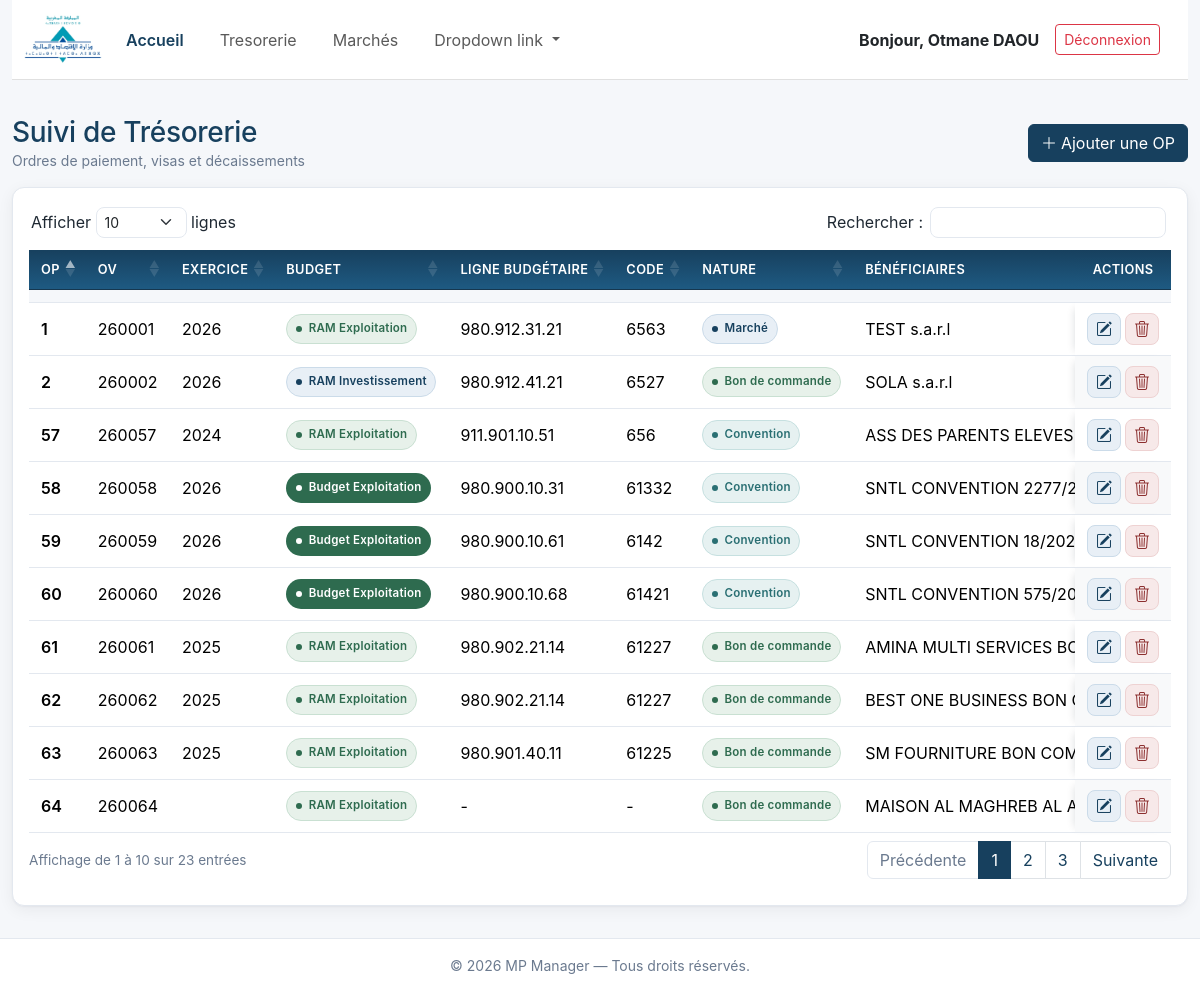
The app's page /TR/tresorerie (signed in), older data.
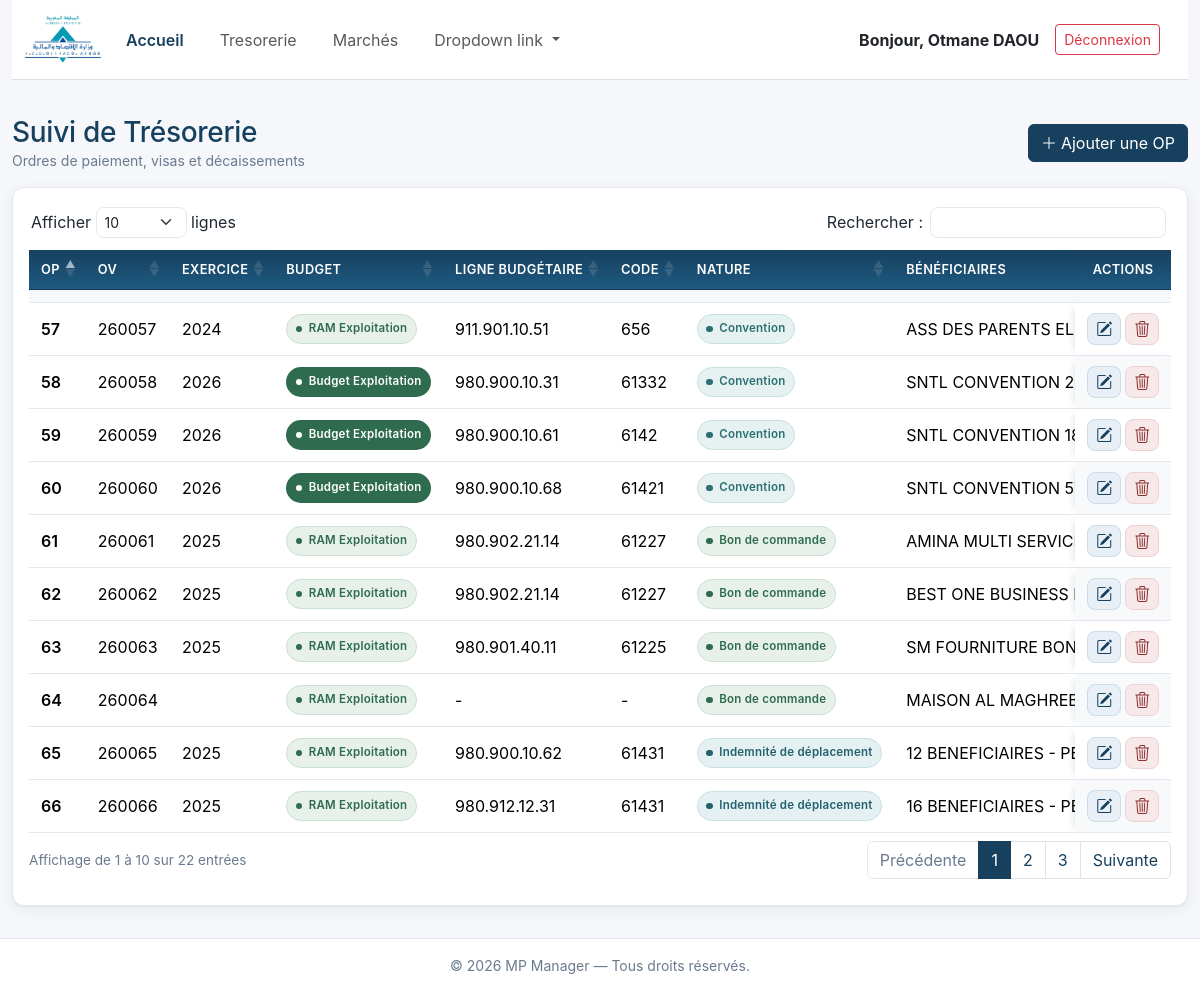
The same page, newer data.
### tresorerie/models.py (models this page shows, shortened)
class Tresorerie(models.Model):
    class TypeBudget(models.TextChoices):
        RAM_EXP = "RAM EXP", "RAM Exploitation"
        RAM_INV = "RAM INV", "RAM Investissement"
        BUDGET_EXP = "BUDGET EXP", "Budget Exploitation"
        BUDGET_INV = "BUDGET INV", "Budget Investissement"
    class Nature(models.TextChoices):
        MARCHE = "MARCHE", "Marché"
        HRS_SUPP = "HEURES_SUPP", "Heures supplémentaires"
        BN_CMD = "BON COMMANDE", "Bon de commande"
        CNV = "CONVENTION", "Convention"
        FR_AUTO = "FRAIS AUTORISATION", "Frais autorisations"
        INSER = "INSERSTION", "Insertion"
        IND_DPL = "INDEMNITE DEPLACEMENT", "Indemnité de déplacement"
    op = models.PositiveIntegerField(verbose_name="Numéro d'OP")
    ov = models.CharField(
        max_length=30,
        blank=True,
        null=True,
        verbose_name="Numéro d'OV",
        help_text="Renseigné l'ordre de virement.",
    )
    exercice = models.PositiveSmallIntegerField(verbose_name="Exercice d'origine")
    budget = models.CharField(
        max_length=10, choices=TypeBudget.choices, verbose_name="RAM ou Budget"
    )
    ligne_budgetaire = models.CharField(
        max_length=50,
        verbose_name="Ligne budgétaire",
        help_text="Exemple : 980.912.32.31",
    )
    code = models.PositiveIntegerField(
        verbose_name="Code CGNC",
        help_text=(
            "Code du plan comptable CGNC. À vérifier : envisager une ForeignKey vers "
            "votre modèle de plan comptable (app accounting) plutôt qu'un entier brut, "
            "pour garantir la cohérence avec votre plan comptable."
        ),
    )
    nature = models.CharField(
        max_length=50, choices=Nature.choices, verbose_name="Nature"
    )
    marche = models.ForeignKey(
        "marche.FicheMarche",
        on_delete=models.PROTECT,
        null=True,
        blank=True,
        verbose_name="Numéro de marché",
    )
    reference_document = models.CharField(
        max_length=100,
        null=True,
        blank=True,
        verbose_name="Référence",
        help_text="N° Bons de commande, n°Conventions, etc. (hors Marchés, heures supp, indemnités).",
    )
    beneficiaires = models.CharField(max_length=255, verbose_name="Bénéficiaires")
    montant = models.DecimalField(
        max_digits=14, decimal_places=2, verbose_name="Montant de décompte"
    )
    date_rejet = models.DateField(null=True, blank=True, verbose_name="Date de rejet")
    num_rejet = models.PositiveIntegerField(
        null=True, blank=True, verbose_name="Numéro de rejet"
    )
    date_visa = models.DateField(null=True, blank=True, verbose_name="Date de visa")
    date_decaissement = models.DateField(
        null=True,
        blank=True,
        verbose_name="Date de décaissement",
        help_text="Décaissement sur compte TGR.",
    )
    created_at = models.DateTimeField(auto_now_add=True)
    updated_at = models.DateTimeField(auto_now=True)
    class Meta:
        verbose_name = "Trésorerie"
        verbose_name_plural = "Trésorerie"
        ordering = ["-exercice", "-op"]
        constraints = [
            models.UniqueConstraint(
                fields=["op", "exercice"], name="unique_op_exercice"
            ),
        ]
        indexes = [
            models.Index(fields=["exercice", "op"]),
            models.Index(fields=["ligne_budgetaire"]),
        ]

### tresorerie/views.py (the view)
class TresorerieListView(ListView):
    model = Tresorerie
    template_name = "tr_tableau/tresorerie_table.html"
    context_object_name = "tresorerie_list"

### tresorerie/templatetags/ui_extras.py (called while the page is built)
@register.filter
def budget_badge(value):
    return _BUDGET_BADGES.get(value or "", _DEFAULT_BADGE)

@register.filter
def nature_badge(value):
    return _NATURE_BADGES.get(value or "", _DEFAULT_BADGE)

### templates/tr_tableau/tresorerie_table.html (shortened to what this page needs)
{% extends "base.html" %}
{% load static %}
{% load ui_extras %}
{% block extra_css %}
<link rel="stylesheet" type="text/css" href="https://cdn.datatables.net/1.13.6/css/dataTables.bootstrap5.min.css">
{% endblock %}
{% block content %}
    <div class="d-flex justify-content-between align-items-center flex-wrap gap-2 mb-3">
        <div>
            <h1 class="h3 mb-0 text-mp-blue">Suivi de Trésorerie</h1>
            <p class="text-muted-soft small mb-0">Ordres de paiement, visas et décaissements</p>
        </div>
        <a href="{% url 'tresorerie_add' %}" class="btn btn-matte-primary">
            <i class="bi bi-plus-lg me-1"></i>Ajouter une OP
        </a>
    </div>
    <div class="table-card">
        <div class="table-responsive">
            <table id="tresorerieTable" class="table table-striped table-hover">
                <thead>
                    <tr>
                        <th>OP</th>
                        <th>OV</th>
                        <th>Exercice</th>
                        <th>Budget</th>
                        <th>Ligne budgétaire</th>
                        <th>Code</th>
                        <th>Nature</th>
                        <th>Bénéficiaires</th>
                        <th>Montant</th>
                        <th class="actions-col text-center">Actions</th>
                    </tr>
                    <tr class="filters">
                        <th data-placeholder="OP"></th>
                        <th data-placeholder="OV"></th>
                        <th data-placeholder="Exercice"></th>
                        <th data-placeholder="Budget"></th>
                        <th data-placeholder="Ligne budgétaire"></th>
                        <th data-placeholder="Code"></th>
                        <th data-placeholder="Nature"></th>
                        <th data-placeholder="Bénéficiaires"></th>
                        <th class="actions-col" data-filter="off"></th>
                    </tr>
                </thead>
                <tbody>
                    {% for tresorerie in tresorerie_list %}
                    <tr>
                        <td class="fw-semibold">{{ tresorerie.op }}</td>
                        <td>{{ tresorerie.ov|default_if_none:"-" }}</td>
                        <td>{{ tresorerie.exercice }}</td>
                        <td>
                            <span class="badge-matte {{ tresorerie.budget|budget_badge }}"
                                  title="{{ tresorerie.get_budget_display }}">{{ tresorerie.get_budget_display|default:"Non renseigné" }}</span>
                        </td>
                        <td>{{ tresorerie.ligne_budgetaire|default:"-" }}</td>
                        <td>{{ tresorerie.code|default:"-" }}</td>
                        <td>
                            <span class="badge-matte {{ tresorerie.nature|nature_badge }}"
                                  title="{{ tresorerie.get_nature_display }}">{{ tresorerie.get_nature_display|default:"Non renseignée" }}</span>
                        </td>
                        <td class="text-truncate" style="max-width: 260px;" title="{{ tresorerie.beneficiaires }}">{{ tresorerie.beneficiaires }}</td>
                        <td class="text-end fw-semibold">{{ tresorerie.montant|floatformat:2 }}</td>
                        <td class="text-center text-nowrap actions-col">
                            <div class="d-inline-flex gap-1">
                                <a href="{% url 'tresorerie_edit' tresorerie.pk %}"
                                   class="btn btn-soft-primary btn-icon rounded-3"
                                   data-bs-toggle="tooltip" data-bs-placement="top" title="Modifier"
                                   aria-label="Modifier l'OP {{ tresorerie.op }}">
                                    <i class="bi bi-pencil-square"></i>
                                </a>
                                <form method="post" action="{% url 'tresorerie_delete' tresorerie.pk %}"
                                      class="js-delete-form d-inline-flex"
                                      data-label="OP {{ tresorerie.op }}/{{ tresorerie.exercice }} — {{ tresorerie.beneficiaires }}">
                                    <button type="submit" class="btn btn-soft-danger btn-icon rounded-3"
                                            data-bs-toggle="tooltip" data-bs-placement="top" title="Supprimer"
                                            aria-label="Supprimer l'OP {{ tresorerie.op }}">
                                        <i class="bi bi-trash3"></i>
                                    </button>
                                </form>
                            </div>
                        </td>
                    </tr>
                    {% empty %}
                    <tr>
                        <td colspan="14" class="text-center text-muted-soft py-4">
                            <i class="bi bi-inbox me-1"></i>Aucun ordre de paiement enregistré.
                        </td>
                    </tr>
                    {% endfor %}
                </tbody>
            </table>
        </div>
    </div>
{% endblock %}

### templates/base.html (shortened to what this page needs)
{% load django_bootstrap5 %}
{% load static %}
<!DOCTYPE html>
<html lang="fr">
<head>
    {% bootstrap_css %}
    <link rel="stylesheet" href="https://cdn.jsdelivr.net/npm/bootstrap-icons@1.13.1/font/bootstrap-icons.min.css">
    <link rel="stylesheet" href="{% static 'CSS/style.css' %}">
    {% block extra_css %}{% endblock %}
</head>
<body class="d-flex flex-column min-vh-100">
    {% include 'parts/navbar.html' %}
    <main class="flex-grow-1 container-fluid py-3">
        {% block content %}
        {% endblock %}
    </main>
    {% include 'parts/footer.html' %}
</body>
</html>

### templates/parts/navbar.html (shortened to what this page needs)
{% load static %}
<div class="container-fluid">
<nav class="navbar navbar-expand-lg navbar-light" style="margin-bottom: 20px; height: 80px; background-color: #ffffff; border-bottom: 1px solid #e0e0e0; padding: 0;">
  <div class="container-fluid">
    <a class="navbar-brand me-3" href="{% url 'index' %}">
      <img src="{% static 'IMAGE/fin_logo.png' %}" alt="Logo" height="78px" style="width: auto;">
    </a>
    <div class="collapse navbar-collapse" id="navbarNavDropdown">
      <ul class="navbar-nav me-auto">
        {% if user.is_authenticated %}
        <li class="nav-item">
          <a class="nav-link active" aria-current="page" href="{% url 'index' %}">Accueil</a>
        </li>
        <li class="nav-item">
          <a class="nav-link" href="{% url 'tresorerie_table' %}">Tresorerie</a>
        </li>
        <li class="nav-item">
          <a class="nav-link" href="{% url 'tableau_marche' %}">Marchés</a>
        </li>
        <li class="nav-item dropdown">
          <a class="nav-link dropdown-toggle" href="#" id="navbarDropdownMenuLink" role="button" data-bs-toggle="dropdown" aria-expanded="false">
            Dropdown link
          </a>
        </li>
        {% endif %}
      </ul>
      {% if user.is_authenticated %}
      <div class="d-flex align-items-center ms-auto gap-3 pe-3">
          <span class="navbar-text text-dark fw-bold mb-0">
              Bonjour, {{ user.first_name|title }} {{ user.last_name|upper }}
          </span>
          <form method="post" action="{% url 'logout' %}" class="m-0">
              <button type="submit" class="btn btn-outline-danger btn-sm">
                  Déconnexion
              </button>
          </form>
      </div>
      {% endif %}
    </div>
  </div>
</nav>
</div>

### templates/parts/footer.html
<footer class="app-footer mt-auto py-3 text-center">
    <div class="container-fluid">
        <p class="mb-0 small">&copy; 2026 MP Manager &mdash; Tous droits réservés.</p>
    </div>
</footer>

### MP_Manager/static/CSS/style.css (style rules this page uses)
:root { --mp-blue: #17405E; --mp-blue-600: #1E5A82; --mp-blue-dark: #123449; --mp-green: #2E6B4F; --mp-green-600: #3B7D5C; --mp-green-dark: #24543E; --mp-teal: #2A6F73; --mp-slate: #4A5568; --mp-bg: #F5F7FA; --mp-border: #E3E8EF; --mp-text: #1F2933; --mp-muted: #6B7A8F; }
body { font-family: "Inter", system-ui, -apple-system, "Segoe UI", Roboto, Arial, sans-serif; background-color: var(--mp-bg); color: var(--mp-text); }
h1, h2, h3, h4, h5 { letter-spacing: -0.01em; }
.text-mp-blue { color: var(--mp-blue) !important; }
.text-muted-soft { color: var(--mp-muted) !important; }
.navbar .nav-link.active { color: var(--mp-blue); font-weight: 600; }
nav { background-color: #333; color: #fff; padding: 10px; }
nav ul { list-style-type: none; margin: 0; padding: 0; display: flex; }
nav ul li { margin-right: 20px; }
nav ul li a { color: #fff; text-decoration: none; }
.app-footer { flex-shrink: 0; background-color: #ffffff; border-top: 1px solid var(--mp-border); color: var(--mp-muted); }
.table-card { background-color: #ffffff; border: 1px solid var(--mp-border); border-radius: 0.75rem; box-shadow: 0 1px 2px rgba(16, 24, 40, 0.04), 0 4px 16px rgba(16, 24, 40, 0.06); padding: 1rem; margin-bottom: 1rem; overflow: hidden; }
.table { width: 100%; border-collapse: collapse; margin-bottom: 0.75rem; background-color: #ffffff; }
.table th, .table td { padding: 10px 12px; text-align: left; border-color: var(--mp-border); }
.table thead th { background-color: var(--mp-blue); color: #ffffff; font-weight: 600; font-size: 0.8rem; text-transform: uppercase; letter-spacing: 0.03em; border-color: #16374f; white-space: nowrap; }
.table tbody tr:nth-child(even) { background-color: #f8f9fa; }
.actions-col { width: 96px; }
#tresorerieTable, #marcheTable { min-width: 100%; }
#tresorerieTable thead tr:first-child th, #marcheTable thead tr:first-child th { background-image: linear-gradient(180deg, var(--mp-blue) 0%, var(--mp-blue-600) 100%); }
#tresorerieTable thead tr.filters th, #marcheTable thead tr.filters th { background-color: var(--mp-bg); background-image: none; text-transform: none; letter-spacing: normal; border-bottom: 1px solid var(--mp-border); padding: 6px 8px; }
#tresorerieTable td, #marcheTable td { vertical-align: middle; }
#tresorerieTable.table-striped > tbody > tr.odd > *:not(.actions-col), #tresorerieTable.table-hover > tbody > tr:hover > *:not(.actions-col), #marcheTable.table-striped > tbody > tr.odd > *:not(.actions-col), #marcheTable.table-hover > tbody > tr:hover > *:not(.actions-col) { box-shadow: none; }
#tresorerieTable thead tr th.actions-col, #marcheTable thead tr th.actions-col { position: sticky; right: 0; z-index: 4; }
#tresorerieTable tbody td.actions-col, #marcheTable tbody td.actions-col { position: sticky; right: 0; z-index: 2; background-color: #ffffff; box-shadow: -6px 0 8px -6px rgba(16, 24, 40, 0.15); }
#tresorerieTable.table-striped > tbody > tr:nth-child(even) > td.actions-col, #marcheTable.table-striped > tbody > tr:nth-child(even) > td.actions-col { background-color: #f8f9fa; }
.btn-matte-primary { background-color: var(--mp-blue); border-color: var(--mp-blue); color: #ffffff; }
.btn-soft-primary { background-color: #E8EFF6; color: var(--mp-blue); border: 1px solid #CBDBE9; }
.btn-soft-danger { background-color: #F7E9E9; color: #8C2F2F; border: 1px solid #EED2D2; }
.btn-icon { width: 34px; height: 32px; display: inline-flex; align-items: center; justify-content: center; padding: 0; }
.badge-matte { display: inline-flex; align-items: center; font-weight: 600; font-size: 0.72rem; letter-spacing: 0.02em; padding: 0.45em 0.75em; border-radius: 50rem; border: 1px solid transparent; white-space: nowrap; }
.badge-matte::before { content: ""; flex: 0 0 auto; width: 0.4rem; height: 0.4rem; margin-right: 0.4rem; border-radius: 50%; background-color: currentColor; }
.badge-matte-green { background-color: #E7F1EA; color: #2E6B4F; border-color: #C9E0D2; }
.badge-matte-teal { background-color: #E6F1F1; color: #2A6F73; border-color: #C6E0E0; }
.badge-matte-cyan { background-color: #E5F0F3; color: #22606E; border-color: #C7DFE5; }
.badge-matte-green-solid { background-color: var(--mp-green); color: #ffffff; }

Row changes from the older to the newer data that the page shows:
removed Tresorerie: op "2", ov "260002", exercice "2026", budget "RAM Investissement", ligne_budgetaire "980.912.41.21", code "6527", nature "Bon de commande", beneficiaires "SOLA s.a.r.l"
removed Tresorerie: op "1", ov "260001", exercice "2026", budget "RAM Exploitation", ligne_budgetaire "980.912.31.21", code "6563", nature "Marché", beneficiaires "TEST s.a.r.l"
now on this page (row unchanged): Tresorerie: op "66", ov "260066", exercice "2025", budget "RAM Exploitation", ligne_budgetaire "980.912.12.31", code "61431", nature "Indemnité de déplacement", beneficiaires "16 BENEFICIAIRES - PERSONNE…"
now on this page (row unchanged): Tresorerie: op "65", ov "260065", exercice "2025", budget "RAM Exploitation", ligne_budgetaire "980.900.10.62", code "61431", nature "Indemnité de déplacement", beneficiaires "12 BENEFICIAIRES - PERSONNE…"
Text that changed along with them:
text written by a page script: "Afficher lignes Rechercher : Affichage de 1 à 10 sur 23 entrées Précédente 1 2 3 Suivante" → "Afficher lignes Rechercher : Affichage de 1 à 10 sur 22 entrées Précédente 1 2 3 Suivante"
